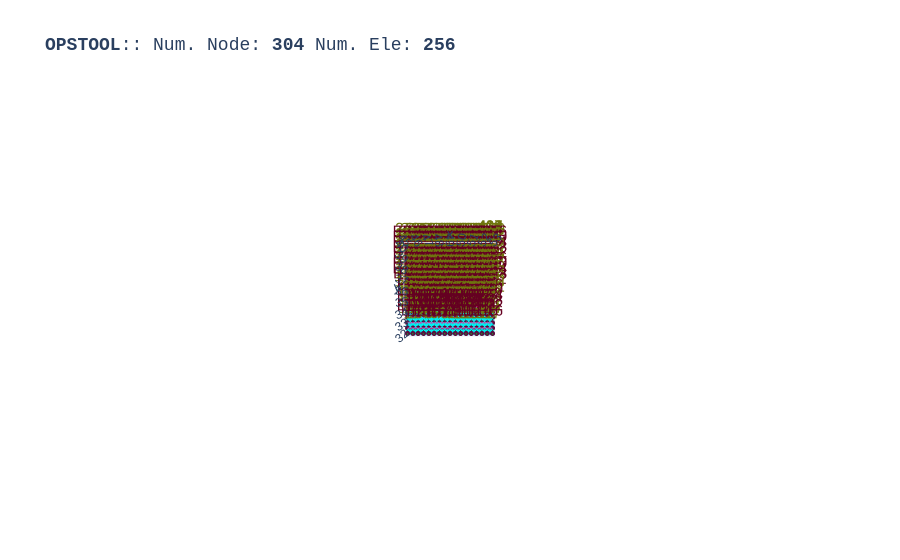

Notebook code cell kept with this figure:
### Code cell
opst.vis.plotly.plot_model(show_node_numbering=True, show_ele_numbering=True, show_nodal_loads = True)

### Figure 1 — Plotly figure (JSON) as saved in the notebook; plotly's stock layout.template omitted (floating-point values rounded to 4 significant figures; data arrays with more than 128 entries replaced by an {"elided": "..."} marker saying what was removed)
{"data": [{"color": "#00FFFF", "hoverinfo": "skip", "i": {"elided": "512 int values"}, "j": {"elided": "512 int values"}, "k": {"elided": "512 int values"}, "name": "ELE_TAG_FourNodeQuadWithSensitivity", "opacity": 1, "type": "mesh3d", "x": {"elided": "1024 float values"}, "y": {"elided": "1024 float values"}, "z": {"elided": "1024 float values"}}, {"connectgaps": false, "hoverinfo": "skip", "line": {"color": "black", "width": 1}, "mode": "lines", "name": "Edge", "type": "scatter3d", "x": {"elided": "1536 float values"}, "y": {"elided": "1536 float values"}, "z": {"elided": "1536 float values"}}, {"customdata": {"elided": "256 str values"}, "hovertemplate": "%{customdata}", "marker": {"color": "#00FFFF", "size": 3, "symbol": "diamond-open"}, "mode": "markers", "name": "ELE_TAG_FourNodeQuadWithSensitivity", "type": "scatter3d", "x": {"elided": "256 float values"}, "y": {"elided": "256 float values"}, "z": {"elided": "256 float values"}}, {"customdata": {"elided": "304 str values"}, "hovertemplate": "x: %{x}<br>y: %{y}<br>z: %{z} <br>nodeTag: %{customdata}", "marker": {"color": "#580f41", "size": 3, "symbol": "circle"}, "mode": "markers", "name": "Nodes", "type": "scatter3d", "x": {"elided": "304 float values"}, "y": {"elided": "304 float values"}, "z": {"elided": "304 float values"}}, {"mode": "text", "name": "Node Tag", "text": {"elided": "304 str values"}, "textfont": {"color": "#6e750e", "size": 15}, "type": "scatter3d", "x": {"elided": "304 float values"}, "y": {"elided": "304 float values"}, "z": {"elided": "304 float values"}}, {"mode": "text", "name": "Element Tag", "text": {"elided": "256 str values"}, "textfont": {"color": "#650021", "size": 15}, "type": "scatter3d", "x": {"elided": "256 float values"}, "y": {"elided": "256 float values"}, "z": {"elided": "256 float values"}}, {"connectgaps": false, "hoverinfo": "skip", "line": {"color": "#15b01a", "width": 1}, "mode": "lines", "name": "BC", "type": "scatter3d", "x": {"elided": "340 float values"}, "y": {"elided": "340 float values"}, "z": {"elided": "340 float values"}}, {"connectgaps": false, "hoverinfo": "skip", "line": {"color": "#FF1493", "width": 2.5}, "mode": "lines", "name": "mp constraint", "type": "scatter3d", "x": [45.0, 53.0, NaN, 45.0, 53.0, NaN, 45.0, 53.0, NaN, 45.0, 53.0, NaN, 45.0, 53.0, NaN, 45.0, 53.0, NaN, 45.0, 53.0, NaN, 45.0, 53.0, NaN, 45.0, 53.0, NaN, 45.0, 53.0, NaN, 45.0, 53.0, NaN, 45.0, 53.0, NaN, 45.0, 53.0, NaN, 45.0, 53.0, NaN, 45.0, 53.0, NaN, 45.0, 53.0, NaN], "y": [32.5, 32.5, NaN, 33.0, 33.0, NaN, 33.5, 33.5, NaN, 34.0, 34.0, NaN, 34.5, 34.5, NaN, 35.0, 35.0, NaN, 35.5, 35.5, NaN, 36.0, 36.0, NaN, 36.5, 36.5, NaN, 37.0, 37.0, NaN, 37.5, 37.5, NaN, 38.0, 38.0, NaN, 38.5, 38.5, NaN, 39.0, 39.0, NaN, 39.5, 39.5, NaN, 40.0, 40.0, NaN], "z": [0.0, 0.0, NaN, 0.0, 0.0, NaN, 0.0, 0.0, NaN, 0.0, 0.0, NaN, 0.0, 0.0, NaN, 0.0, 0.0, NaN, 0.0, 0.0, NaN, 0.0, 0.0, NaN, 0.0, 0.0, NaN, 0.0, 0.0, NaN, 0.0, 0.0, NaN, 0.0, 0.0, NaN, 0.0, 0.0, NaN, 0.0, 0.0, NaN, 0.0, 0.0, NaN, 0.0, 0.0, NaN]}], "layout": {"autosize": true, "font": {"family": "Arial, sans-serif"}, "scene": {"aspectmode": "data", "camera": {"eye": {"x": 0, "y": -0.1, "z": 10}}, "dragmode": "pan", "xaxis": {"showbackground": false}, "yaxis": {"showbackground": false}, "zaxis": {"showbackground": true, "showgrid": true, "showticklabels": false, "ticks": "", "title": {"text": ""}, "visible": true}}, "showlegend": false, "title": {"font": {"family": "courier", "size": 18}, "text": "<b>OPSTOOL</b>:: Num. Node: <b>304</b> Num. Ele: <b>256</b>"}}}
